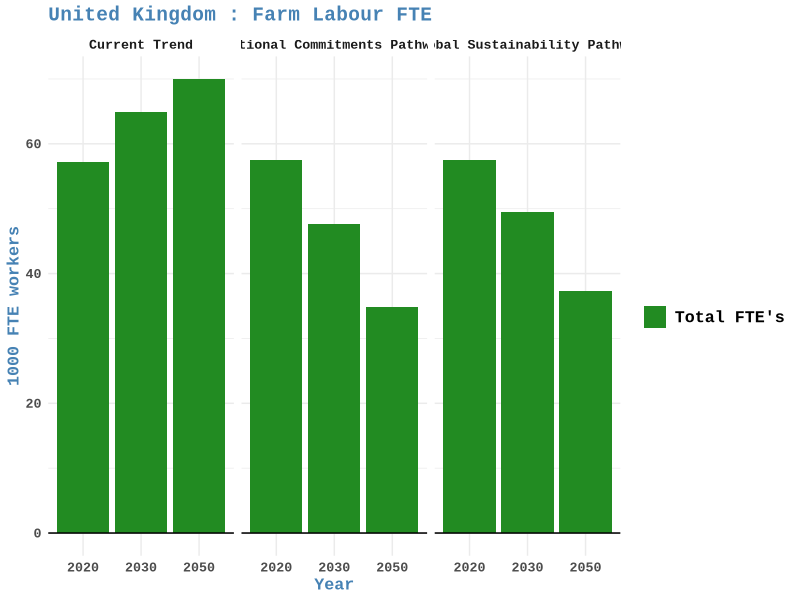
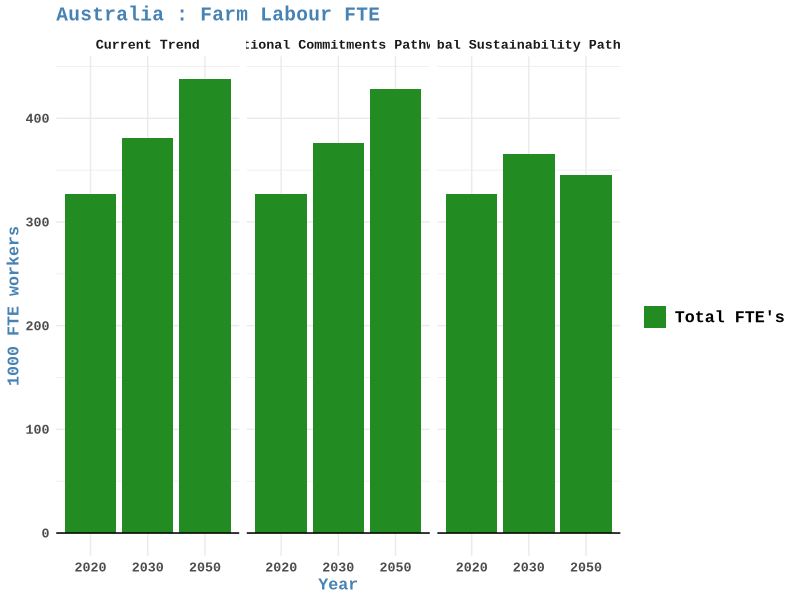
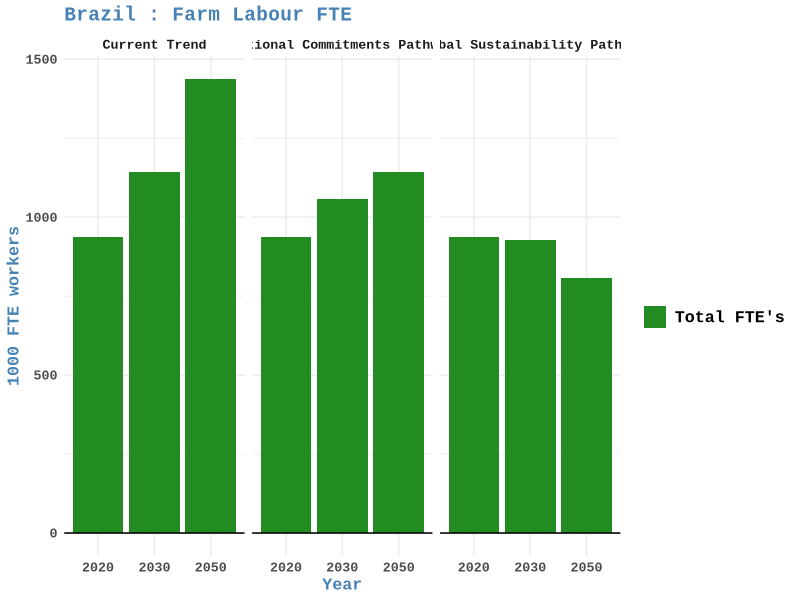
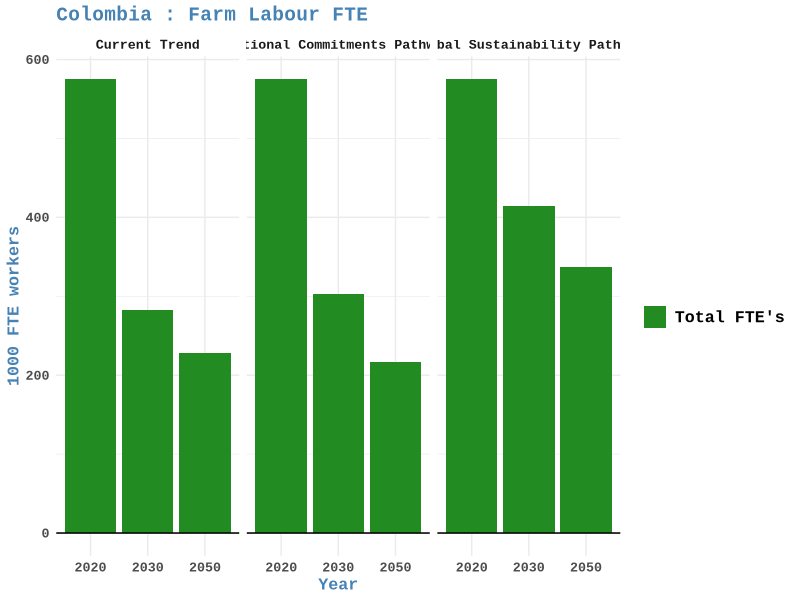
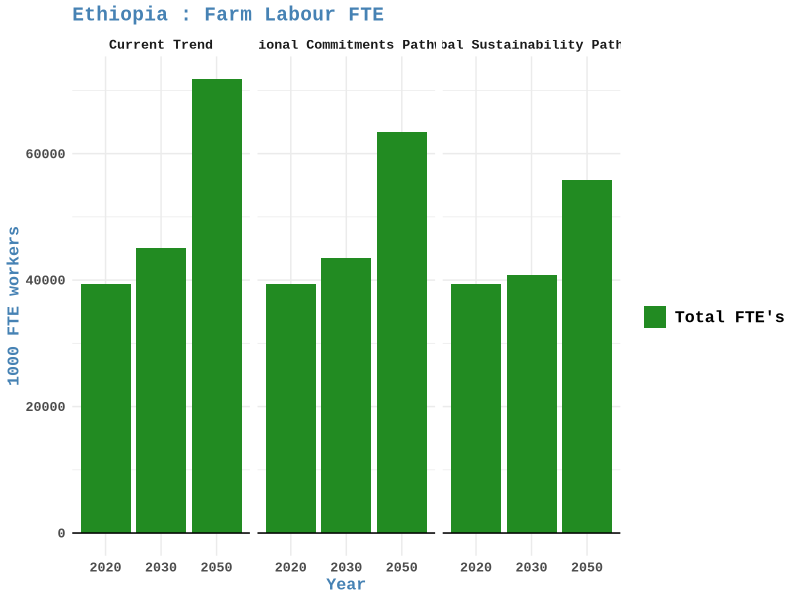
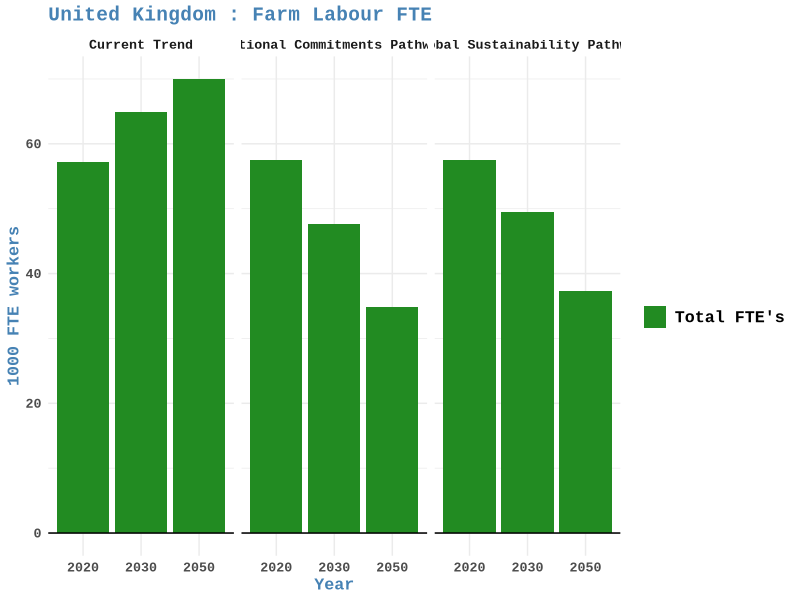

Generate these figures, in order, with R:
# Libraries ---------------------------------------------------------------
library(here)
library(dplyr)
library(readr)
library(readxl)
library(conflicted)
library(readxl)
library(ggplot2)
library(scales)
conflict_prefer("filter", "dplyr")

here()

#Data ---------------------------------------------------------------
FTE<- read_csv(here("data", "20240319_extracted_indicator.csv")) %>% 
  rename(alpha3 = country, , Year = year, CalcFarmLabourFTE = calcfarmlabourfte) %>% 
  mutate(pathway = recode(pathway, "NationalCommitment" = "NationalCommitments")) %>% 
  filter(iteration == "5") %>% 
  filter(Year %in% c("2020", "2030", "2050"))%>% 
  filter (alpha3 %in% c("AUS", "BRA", "COL", "ETH", "GBR")) %>% 
  select(alpha3, Year, pathway, CalcFarmLabourFTE)



#Plot Pathway ---------------------------------------------------------------
FTE$pathway <- factor(FTE$pathway, levels = c("CurrentTrends", "NationalCommitments", "GlobalSustainability"))

countries <- c("AUS", "BRA", "COL", "ETH", "GBR")
countries_labels <-c(
  "AUS" = "Australia", 
  "BRA" = "Brazil", 
  "COL" = "Colombia", 
  "ETH" = "Ethiopia", 
  "GBR" = "United Kingdom")



for (country in countries) {
  # Subset data for the specific country
  country_data <- subset(FTE, alpha3 == country)
  
  # Create ggplot for the specific country
  p_pathway <- ggplot(country_data, aes(x = as.factor(Year))) +
    geom_bar(aes(y = CalcFarmLabourFTE, fill = "Total FTE's"), stat = "identity", position = "dodge") +
    geom_hline(yintercept = 0, linetype = "solid") +
    scale_fill_manual(values = c("Total FTE's" = "forestgreen"),
                      name = "") +
    labs(
      title = paste(countries_labels[country], ": Farm Labour FTE"),
      x = "Year",
      y = "1000 FTE workers"
    ) +
    facet_grid(. ~ pathway, scales = "free_y",
               labeller = labeller(pathway = c("CurrentTrends" = "Current Trend",
                                               "NationalCommitments" = "National Commitments Pathway",
                                               "GlobalSustainability" = "Global Sustainability Pathway"))) +
    theme_minimal() +
    theme(
      text = element_text(family = "Courier New", color = "black", size = 12, face = "bold"),
      legend.title = element_text(family = "Courier New", color = "steelblue", size = 12, face = "bold"),  
      legend.text = element_text(family = "Courier New", size = 12),
      plot.title = element_text(color = "steelblue", size = 14, face = "bold"),
      axis.title.x = element_text(color = "steelblue", size = 12),
      axis.title.y = element_text(color = "steelblue", size = 12),
      
    )
  
  # Save the plot as a TIFF file
  tiff(here("output", "figures", country, paste0(gsub("-", "", Sys.Date()), "_", "FarmLabour_pathway.tiff")),
       units = "in", height = 5, width = 14, res = 300)
  print(p_pathway)
  dev.off()
}

p_pathway
